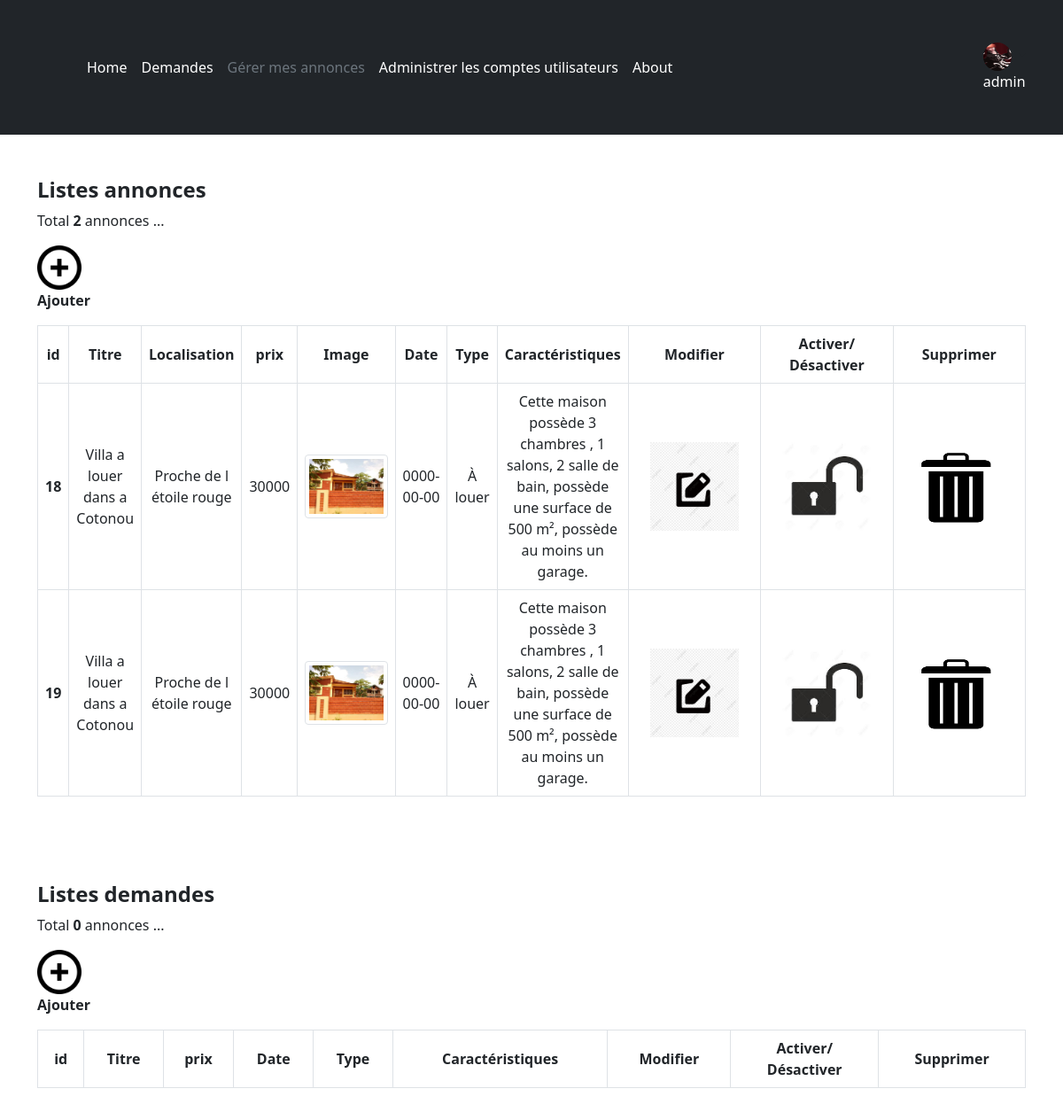
Page /Gérerannonces.php (signed in) on the committed database.
### tables this page shows
CREATE TABLE `logement` (
  `id` int(11) NOT NULL,
  `titre` varchar(5000) NOT NULL,
  `adresse` varchar(5000) NOT NULL,
  `prix` int(11) NOT NULL,
  `image` varchar(500) NOT NULL,
  `carac` varchar(10000) NOT NULL,
  `departement` varchar(50) NOT NULL,
  `type` varchar(50) NOT NULL,
  `status` int(11) NOT NULL DEFAULT 1,
  `categorie` varchar(255) NOT NULL,
  `login_createur` varchar(255) NOT NULL,
  `telephone` int(11) NOT NULL,
  `date` date NOT NULL DEFAULT '2002-02-27'
);

### Gérerannonces.php (the view, shortened to what this page needs)
<?php require_once('connection.php');
 $users= $_SESSION['monlogin'];
?>
<!DOCTYPE html>
<html>
    <head>
        <link rel="stylesheet" href="page1.css" type="text/css">
        <link rel="stylesheet" href="css/gestion.css" type="text/css">
       <link href="css/bootstrap.min.css" rel="stylesheet">
    <link href="css/headers.css" rel="stylesheet">
    </head>
    <body>
    <header class="p-3 bg-dark text-white">
    <div class="container">
      <div class="d-flex flex-wrap align-items-center justify-content-center justify-content-lg-start">
        <a href="" class="d-flex align-items-center mb-2 mb-lg-0 text-white text-decoration-none">
          <svg class="bi me-2" width="40" height="32" role="img" aria-label="Bootstrap"><use xlink:href="#bootstrap"/></svg>
        </a>
        <ul class="nav col-12 col-lg-auto me-lg-auto mb-2 justify-content-center mb-md-0">
          <li><a href="index.php" class="nav-link px-2 text-white">Home</a></li>
          <li><a href="Demande.php" class="nav-link px-2 text-white">Demandes</a></li>
          <li><a href="Gérerannonces.php" class="nav-link px-2 text-secondary">Gérer mes annonces </a></li>
          <?php if (strcmp($_SESSION['monlogin'], "admin")==0) {
                   echo ' <li><a href="" class="nav-link px-2 text-white">Administrer les comptes utilisateurs </a></li>';
                }
          ?>
          <li><a href="" class="nav-link px-2 text-white">About</a></li>
        </ul>
        <?php
            if ($_SESSION['monlogin']) {
              echo'<div class="flex-shrink-0 dropdown">
              <a href="#" class="d-block link-dark text-decoration-none dropdown-toggle" id="dropdownUser2" data-bs-toggle="dropdown" aria-expanded="false">
                <img src="images/Bleach2020_10_26_16_57_28.jpg" alt="mdo" width="32" height="32" class="rounded-circle">
              </a>
              '.$_SESSION['monlogin'].'
              <ul class="dropdown-menu text-small shadow" aria-labelledby="dropdownUser2">
              <li><a class="dropdown-item" href="modifierprofil.php">Edit Profile</a></li>
              <li><a class="dropdown-item" href="deconnecter.php">Sign out</a></li>
              </ul>
            </div>' ;
            }else {
              echo '<div class="text-end">
          <a href="login.php"><button type="button" class="btn btn-outline-light me-2">Login</button></a>
          <a  href="inscription.php"><button type="button" class="btn btn-warning">Sign-up</button></a>
        </div>
         ';
         }?>
      </div>
    </div>
  </header>
<main>
<div class="container">
<p><h4><b>Listes annonces </b></h4>
<?php
        $requete="SELECT * from Logement where categorie='offre' and login_createur='$users' ";
        $resultat=mysqli_query($conn,$requete);
        $nbr=mysqli_num_rows($resultat);
        echo "<p> Total <b>".$nbr."</b> annonces ...";
    ?></p>
    <p> <a href="Ajouter.php"><img src="images/61183.png"  width="50px" height="50px"> </a><br><b>Ajouter</b></p>
  <div class="row">
    <div class="col-12">
		<table class="table table-image table-bordered ">
		  <thead>
		    <tr>
            <th background-color="#e66262">id</th>
            <th>Titre</th>
            <th>Localisation</th>
            <th>prix</th>
            <th>Image</th>
            <th>Date</th>
            <th>Type</th>
            <th>Caractéristiques</th>
            <th>Modifier</th>
            <th>Activer/<br>Désactiver</th>
            <th>Supprimer</th>
		    </tr>
		  </thead>
		  <tbody>
          <?php
    while($ligne=mysqli_fetch_assoc($resultat)){
        ?>
		<tr>
		    <th scope="row"><?php echo $ligne['id']?></th>
            <td><?php echo $ligne['titre']?></td>
            <td><?php echo $ligne['adresse']?></td>
            <td><?php echo $ligne['prix']?></td>
		    <td class="w-25">
			      <img src="<?php echo $ligne['image']?> "class="img-fluid img-thumbnail" alt="Sheep">
		    </td>
            <td><?php echo $ligne['date']?></td>
            <td><?php echo $ligne['type']?></td>
            <td><?php echo $ligne['carac']?></td>
            <td class="w-25">
            <a href="Modifier.php?modifanon=<?php echo $ligne['id']?>"><img src="images/pngtree-black-edit-icon-png-image_4422168.jpg" width="100px" height="100px" alt="Sheep"></a>
		    </td>
            <td class="w-25">
                <?php
            if ($ligne['status']) {
                echo '<a href="activation.php?fermeranon='.$ligne['id'].'"><img src="images/images.jpg" width="100px" height="100px"  ></a>' ;
            }
            else {
                echo '<a href="activation.php?fermeranon='.$ligne['id'].'"><img src="images/téléchargement (1).png" width="100px" height="100px" ></a>' ;
            }
            ?>
		    </td>
            <td class="w-25">
            <a href="Supprimerdemande.php?suprimanno=<?php echo $ligne['id']?>"><img src="images/téléchargement.png" width="100px" height="100px" alt="Sheep"></a>
		    </td>
		</tr>
            <?php }?>
		  </tbody>
		</table>
    </div>
  </div>
</div>
<div class="container">
<p><h4><b>Listes demandes </b></h4>
<?php
        $requete="SELECT * from Logement where categorie='demande' and login_createur='$users' ";
        $resultat=mysqli_query($conn,$requete);
        $nbr=mysqli_num_rows($resultat);
        echo "<p> Total <b>".$nbr."</b> annonces ...";
    ?></p>
    <p> <a href="Ajouterdemande.php"><img src="images/61183.png"  width="50px" height="50px"> </a><br><b>Ajouter</b></p>
  <div class="row">
    <div class="col-12">
		<table class="table table-image table-bordered ">
		  <thead>
		    <tr>
            <th background-color="#e66262">id</th>
            <th>Titre</th>
            <th>prix</th>
            <th>Date</th>
            <th>Type</th>
            <th>Caractéristiques</th>
            <th>Modifier</th>
            <th>Activer/<br>Désactiver</th>
            <th>Supprimer</th>
		    </tr>
		  </thead>
		</table>
    </div>
  </div>
</div>
</main>
    </body>
</html>

### css/page1.css (style rules this page uses)
html,body { margin: 0; padding: 0; width: 100%; height: 100%; }
a { text-decoration: none; }
table { caption-side:bottom ; }
th ,td { text-align: left; border: 2; padding: 10px; }
th { border: none; background-color: #e66262 ; padding: 10px; }

### css/gestion.css (style rules this page uses)
.container { padding: 2rem 0rem; }
h4 { margin: 2rem 0rem 1rem; }
td, th,tr { vertical-align: middle; text-align :center; }

### css/headers.css (style rules this page uses)
.bi { vertical-align: -.125em; fill: currentColor; }
.dropdown-toggle { outline: 0; }

### rows in the picture
logement: id "18", titre "Villa a louer dans a Cotonou", adresse "Proche de l étoile rouge", prix "30000", image (picture), date "0000-00-00", type "À louer", carac "Cette maison possède 3 chambres , 1 salons, 2 salle de bain, possède une surface de 500 m², possède au moins un garage.", status 1 (drawn)
logement: id "19", titre "Villa a louer dans a Cotonou", adresse "Proche de l étoile rouge", prix "30000", image (picture), date "0000-00-00", type "À louer", carac "Cette maison possède 3 chambres , 1 salons, 2 salle de bain, possède une surface de 500 m², possède au moins un garage.", status 1 (drawn)

### other values in the picture
$_SESSION['monlogin'] "admin"
$nbr "2"
$nbr "0"
